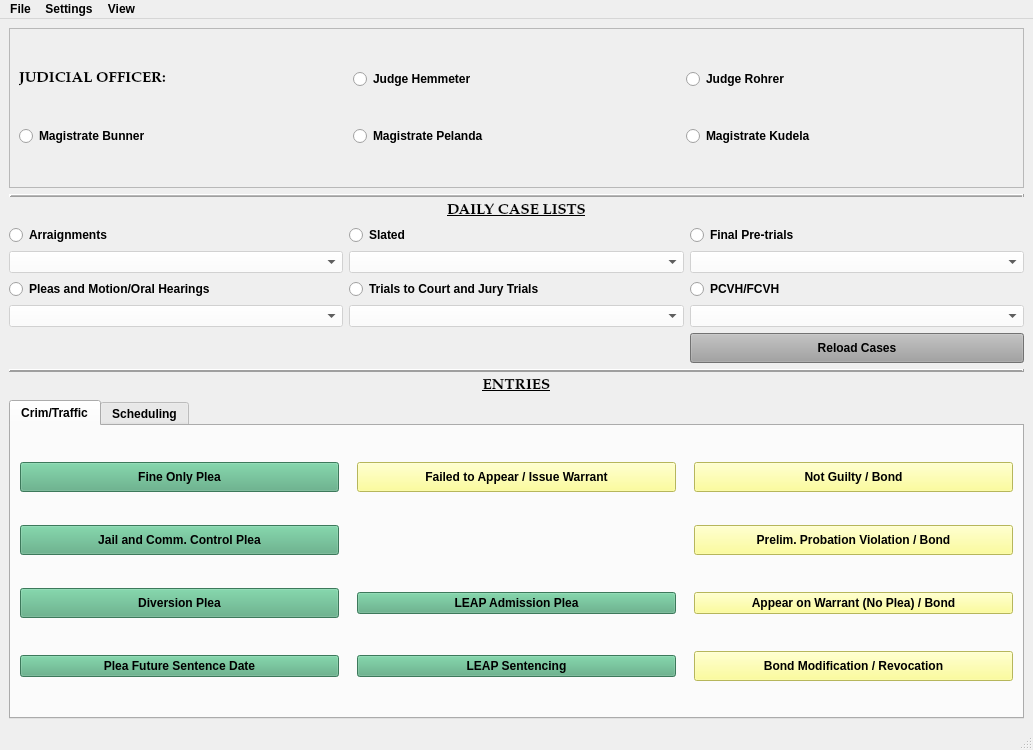
<?xml version="1.0" encoding="UTF-8"?>
<ui version="4.0">
 <class>MainWindow</class>
 <widget class="QMainWindow" name="MainWindow">
  <property name="geometry">
   <rect>
    <x>0</x>
    <y>0</y>
    <width>1033</width>
    <height>750</height>
   </rect>
  </property>
  <property name="minimumSize">
   <size>
    <width>860</width>
    <height>700</height>
   </size>
  </property>
  <property name="font">
   <font>
    <family>Palatino Linotype</family>
    <pointsize>11</pointsize>
    <weight>75</weight>
    <italic>false</italic>
    <bold>true</bold>
   </font>
  </property>
  <property name="windowTitle">
   <string>MuniEntry - ver 0.22.2</string>
  </property>
  <property name="styleSheet">
   <string notr="true">font: 75 11pt &quot;Palatino Linotype&quot;;
color: rgb(0, 0, 0);
selection-color: rgb(0, 0, 0);
font-weight: bold;</string>
  </property>
  <widget class="QWidget" name="centralwidget">
   <layout class="QGridLayout" name="gridLayout_6">
    <item row="0" column="0">
     <layout class="QGridLayout" name="gridLayout_5" rowstretch="1,1,1,1,0,2">
      <item row="2" column="0">
       <layout class="QGridLayout" name="gridLayout_3">
        <item row="5" column="2">
         <widget class="QPushButton" name="reload_cases_Button">
          <property name="minimumSize">
           <size>
            <width>120</width>
            <height>30</height>
           </size>
          </property>
          <property name="styleSheet">
           <string notr="true">background-color: rgb(160, 160, 160);</string>
          </property>
          <property name="text">
           <string>Reload Cases</string>
          </property>
         </widget>
        </item>
        <item row="1" column="2">
         <widget class="QRadioButton" name="final_pretrial_radioButton">
          <property name="text">
           <string>Final Pre-trials</string>
          </property>
         </widget>
        </item>
        <item row="0" column="0" colspan="3">
         <widget class="QLabel" name="label_3">
          <property name="font">
           <font>
            <family>Palatino Linotype</family>
            <pointsize>11</pointsize>
            <weight>75</weight>
            <italic>false</italic>
            <bold>true</bold>
            <underline>true</underline>
           </font>
          </property>
          <property name="text">
           <string>DAILY CASE LISTS</string>
          </property>
          <property name="alignment">
           <set>Qt::AlignCenter</set>
          </property>
         </widget>
        </item>
        <item row="4" column="0">
         <widget class="ExtendedComboBox" name="pleas_cases_box">
          <property name="enabled">
           <bool>false</bool>
          </property>
          <property name="styleSheet">
           <string notr="true">background-color: rgb(255, 255, 255);</string>
          </property>
          <property name="editable">
           <bool>false</bool>
          </property>
         </widget>
        </item>
        <item row="3" column="2">
         <widget class="QRadioButton" name="pcvh_fcvh_radioButton">
          <property name="text">
           <string>PCVH/FCVH</string>
          </property>
         </widget>
        </item>
        <item row="1" column="1">
         <widget class="QRadioButton" name="slated_radioButton">
          <property name="text">
           <string>Slated                                  </string>
          </property>
         </widget>
        </item>
        <item row="3" column="1">
         <widget class="QRadioButton" name="trials_to_court_radioButton">
          <property name="text">
           <string>Trials to Court and Jury Trials</string>
          </property>
         </widget>
        </item>
        <item row="4" column="1">
         <widget class="ExtendedComboBox" name="trials_to_court_cases_box">
          <property name="enabled">
           <bool>false</bool>
          </property>
          <property name="styleSheet">
           <string notr="true">background-color: rgb(255, 255, 255);</string>
          </property>
          <property name="editable">
           <bool>false</bool>
          </property>
         </widget>
        </item>
        <item row="4" column="2">
         <widget class="ExtendedComboBox" name="pcvh_fcvh_cases_box">
          <property name="enabled">
           <bool>false</bool>
          </property>
          <property name="styleSheet">
           <string notr="true">background-color: rgb(255, 255, 255);</string>
          </property>
          <property name="editable">
           <bool>false</bool>
          </property>
         </widget>
        </item>
        <item row="2" column="0">
         <widget class="ExtendedComboBox" name="arraignments_cases_box">
          <property name="enabled">
           <bool>false</bool>
          </property>
          <property name="styleSheet">
           <string notr="true">background-color: rgb(255, 255, 255);</string>
          </property>
          <property name="editable">
           <bool>false</bool>
          </property>
         </widget>
        </item>
        <item row="1" column="0">
         <widget class="QRadioButton" name="arraignments_radioButton">
          <property name="text">
           <string>Arraignments</string>
          </property>
         </widget>
        </item>
        <item row="2" column="1">
         <widget class="ExtendedComboBox" name="slated_cases_box">
          <property name="enabled">
           <bool>false</bool>
          </property>
          <property name="styleSheet">
           <string notr="true">background-color: rgb(255, 255, 255);</string>
          </property>
          <property name="editable">
           <bool>false</bool>
          </property>
         </widget>
        </item>
        <item row="2" column="2">
         <widget class="ExtendedComboBox" name="final_pretrial_cases_box">
          <property name="enabled">
           <bool>false</bool>
          </property>
          <property name="styleSheet">
           <string notr="true">background-color: rgb(255, 255, 255);</string>
          </property>
          <property name="editable">
           <bool>false</bool>
          </property>
         </widget>
        </item>
        <item row="3" column="0">
         <widget class="QRadioButton" name="pleas_radioButton">
          <property name="text">
           <string>Pleas and Motion/Oral Hearings</string>
          </property>
         </widget>
        </item>
       </layout>
      </item>
      <item row="0" column="0">
       <layout class="QGridLayout" name="judicial_officer_gridLayout">
        <item row="0" column="0">
         <widget class="QFrame" name="judicial_officer_frame">
          <property name="frameShape">
           <enum>QFrame::StyledPanel</enum>
          </property>
          <property name="frameShadow">
           <enum>QFrame::Raised</enum>
          </property>
          <layout class="QGridLayout" name="gridLayout">
           <item row="4" column="1">
            <widget class="QRadioButton" name="pelanda_radioButton">
             <property name="text">
              <string>Magistrate Pelanda</string>
             </property>
            </widget>
           </item>
           <item row="4" column="0">
            <widget class="QRadioButton" name="bunner_radioButton">
             <property name="text">
              <string>Magistrate Bunner</string>
             </property>
            </widget>
           </item>
           <item row="4" column="2">
            <widget class="QRadioButton" name="kudela_radioButton">
             <property name="text">
              <string>Magistrate Kudela</string>
             </property>
            </widget>
           </item>
           <item row="3" column="0">
            <widget class="QLabel" name="judicial_officer_label">
             <property name="font">
              <font>
               <family>Palatino Linotype</family>
               <pointsize>11</pointsize>
               <weight>75</weight>
               <italic>false</italic>
               <bold>true</bold>
              </font>
             </property>
             <property name="text">
              <string>JUDICIAL OFFICER:</string>
             </property>
            </widget>
           </item>
           <item row="3" column="1">
            <widget class="QRadioButton" name="hemmeter_radioButton">
             <property name="text">
              <string>Judge Hemmeter</string>
             </property>
            </widget>
           </item>
           <item row="3" column="2">
            <widget class="QRadioButton" name="rohrer_radioButton">
             <property name="text">
              <string>Judge Rohrer</string>
             </property>
            </widget>
           </item>
          </layout>
         </widget>
        </item>
       </layout>
      </item>
      <item row="1" column="0">
       <widget class="Line" name="line">
        <property name="frameShadow">
         <enum>QFrame::Raised</enum>
        </property>
        <property name="lineWidth">
         <number>2</number>
        </property>
        <property name="midLineWidth">
         <number>1</number>
        </property>
        <property name="orientation">
         <enum>Qt::Horizontal</enum>
        </property>
       </widget>
      </item>
      <item row="5" column="0">
       <widget class="QTabWidget" name="tabWidget">
        <property name="currentIndex">
         <number>0</number>
        </property>
        <widget class="QWidget" name="crimTab">
         <attribute name="title">
          <string>Crim/Traffic</string>
         </attribute>
         <layout class="QGridLayout" name="gridLayout_2" columnstretch="1,1,1">
          <property name="horizontalSpacing">
           <number>18</number>
          </property>
          <property name="verticalSpacing">
           <number>6</number>
          </property>
          <item row="2" column="2">
           <widget class="QPushButton" name="NoPleaBondButton">
            <property name="styleSheet">
             <string notr="true">background-color: rgb(255, 255, 127);</string>
            </property>
            <property name="text">
             <string>Appear on Warrant (No Plea) / Bond</string>
            </property>
           </widget>
          </item>
          <item row="1" column="2">
           <widget class="QPushButton" name="ProbationViolationBondButton">
            <property name="minimumSize">
             <size>
              <width>120</width>
              <height>30</height>
             </size>
            </property>
            <property name="styleSheet">
             <string notr="true">background-color: rgb(255, 255, 127);</string>
            </property>
            <property name="text">
             <string>Prelim. Probation Violation / Bond</string>
            </property>
           </widget>
          </item>
          <item row="0" column="0">
           <widget class="QPushButton" name="FineOnlyPleaButton">
            <property name="minimumSize">
             <size>
              <width>120</width>
              <height>30</height>
             </size>
            </property>
            <property name="styleSheet">
             <string notr="true">background-color: rgb(85, 170, 127);</string>
            </property>
            <property name="text">
             <string>Fine Only Plea</string>
            </property>
           </widget>
          </item>
          <item row="0" column="2">
           <widget class="QPushButton" name="NotGuiltyBondButton">
            <property name="minimumSize">
             <size>
              <width>120</width>
              <height>30</height>
             </size>
            </property>
            <property name="styleSheet">
             <string notr="true">background-color: rgb(255, 255, 127);</string>
            </property>
            <property name="text">
             <string>Not Guilty / Bond</string>
            </property>
           </widget>
          </item>
          <item row="0" column="1">
           <widget class="QPushButton" name="FailureToAppearButton">
            <property name="minimumSize">
             <size>
              <width>120</width>
              <height>30</height>
             </size>
            </property>
            <property name="styleSheet">
             <string notr="true">background-color: rgb(255, 255, 127);</string>
            </property>
            <property name="text">
             <string>Failed to Appear / Issue Warrant</string>
            </property>
           </widget>
          </item>
          <item row="1" column="0">
           <widget class="QPushButton" name="JailCCPleaButton">
            <property name="minimumSize">
             <size>
              <width>120</width>
              <height>30</height>
             </size>
            </property>
            <property name="styleSheet">
             <string notr="true">background-color: rgb(85, 170, 127);</string>
            </property>
            <property name="text">
             <string>Jail and Comm. Control Plea</string>
            </property>
           </widget>
          </item>
          <item row="3" column="2">
           <widget class="QPushButton" name="BondHearingButton">
            <property name="minimumSize">
             <size>
              <width>120</width>
              <height>30</height>
             </size>
            </property>
            <property name="styleSheet">
             <string notr="true">background-color: rgb(255, 255, 127);</string>
            </property>
            <property name="text">
             <string>Bond Modification / Revocation</string>
            </property>
           </widget>
          </item>
          <item row="2" column="0">
           <widget class="QPushButton" name="DiversionButton">
            <property name="minimumSize">
             <size>
              <width>120</width>
              <height>30</height>
             </size>
            </property>
            <property name="styleSheet">
             <string notr="true">background-color: rgb(85, 170, 127);</string>
            </property>
            <property name="text">
             <string>Diversion Plea</string>
            </property>
           </widget>
          </item>
          <item row="3" column="0">
           <widget class="QPushButton" name="PleaOnlyButton">
            <property name="styleSheet">
             <string notr="true">background-color: rgb(85, 170, 127);</string>
            </property>
            <property name="text">
             <string>Plea Future Sentence Date</string>
            </property>
           </widget>
          </item>
          <item row="3" column="1">
           <widget class="QPushButton" name="LeapSentencingButton">
            <property name="styleSheet">
             <string notr="true">background-color: rgb(85, 170, 127);</string>
            </property>
            <property name="text">
             <string>LEAP Sentencing</string>
            </property>
           </widget>
          </item>
          <item row="2" column="1">
           <widget class="QPushButton" name="LeapAdmissionButton">
            <property name="styleSheet">
             <string notr="true">background-color: rgb(85, 170, 127);</string>
            </property>
            <property name="text">
             <string>LEAP Admission Plea</string>
            </property>
           </widget>
          </item>
         </layout>
        </widget>
        <widget class="QWidget" name="schedulingTab">
         <attribute name="title">
          <string>Scheduling</string>
         </attribute>
         <layout class="QGridLayout" name="gridLayout_4" columnstretch="1,1,1">
          <item row="1" column="2">
           <widget class="QPushButton" name="pushButton_12">
            <property name="text">
             <string>PushButton</string>
            </property>
           </widget>
          </item>
          <item row="1" column="0">
           <widget class="QPushButton" name="rohrer_schedulingEntryButton">
            <property name="styleSheet">
             <string notr="true">background-color: rgb(85, 170, 255);</string>
            </property>
            <property name="text">
             <string>Rohrer Scheduling Entry</string>
            </property>
           </widget>
          </item>
          <item row="1" column="1">
           <widget class="QPushButton" name="hemmeter_schedulingEntryButton">
            <property name="styleSheet">
             <string notr="true">background-color: rgb(85, 170, 255);</string>
            </property>
            <property name="text">
             <string>Hemmeter Scheduling Entry</string>
            </property>
           </widget>
          </item>
         </layout>
        </widget>
       </widget>
      </item>
      <item row="3" column="0">
       <widget class="Line" name="line_2">
        <property name="frameShadow">
         <enum>QFrame::Raised</enum>
        </property>
        <property name="lineWidth">
         <number>2</number>
        </property>
        <property name="orientation">
         <enum>Qt::Horizontal</enum>
        </property>
       </widget>
      </item>
      <item row="4" column="0">
       <widget class="QLabel" name="label">
        <property name="maximumSize">
         <size>
          <width>16777215</width>
          <height>250</height>
         </size>
        </property>
        <property name="font">
         <font>
          <family>Palatino Linotype</family>
          <pointsize>11</pointsize>
          <weight>75</weight>
          <italic>false</italic>
          <bold>true</bold>
          <underline>true</underline>
         </font>
        </property>
        <property name="text">
         <string>ENTRIES</string>
        </property>
        <property name="alignment">
         <set>Qt::AlignCenter</set>
        </property>
       </widget>
      </item>
     </layout>
    </item>
   </layout>
  </widget>
  <widget class="QMenuBar" name="menubar">
   <property name="geometry">
    <rect>
     <x>0</x>
     <y>0</y>
     <width>1033</width>
     <height>27</height>
    </rect>
   </property>
   <widget class="QMenu" name="menuFile">
    <property name="title">
     <string>File</string>
    </property>
    <addaction name="actionOpen"/>
    <addaction name="actionOptions"/>
    <addaction name="actionExit"/>
    <addaction name="separator"/>
    <addaction name="menu_file_exit"/>
   </widget>
   <widget class="QMenu" name="menuSettings">
    <property name="title">
     <string>Settings</string>
    </property>
    <addaction name="actioncontrollers"/>
   </widget>
   <widget class="QMenu" name="menuView">
    <property name="title">
     <string>View</string>
    </property>
   </widget>
   <addaction name="menuFile"/>
   <addaction name="menuSettings"/>
   <addaction name="menuView"/>
  </widget>
  <widget class="QStatusBar" name="statusbar"/>
  <action name="actionOpen">
   <property name="text">
    <string>Open</string>
   </property>
  </action>
  <action name="actionOptions">
   <property name="text">
    <string>Options</string>
   </property>
  </action>
  <action name="actionExit">
   <property name="text">
    <string>Templates</string>
   </property>
  </action>
  <action name="menu_file_exit">
   <property name="text">
    <string>Exit</string>
   </property>
  </action>
  <action name="actionGeneral_Motion_Entry">
   <property name="text">
    <string>General Motion Entry</string>
   </property>
  </action>
  <action name="actionFail_to_Appear_Minor_Traffic_Offense">
   <property name="text">
    <string>Fail to Appear - Minor Traffic Offense</string>
   </property>
  </action>
  <action name="actionOmnibus_Motion_Form">
   <property name="text">
    <string>Omnibus Motion Form</string>
   </property>
  </action>
  <action name="actionJury_Instructions">
   <property name="text">
    <string>Jury Instructions</string>
   </property>
  </action>
  <action name="actioncontrollers">
   <property name="text">
    <string>controllers</string>
   </property>
  </action>
  <action name="actionTemplates">
   <property name="text">
    <string>Templates</string>
   </property>
  </action>
 </widget>
 <customwidgets>
  <customwidget>
   <class>ExtendedComboBox</class>
   <extends>QComboBox</extends>
   <header>.custom_widgets</header>
  </customwidget>
 </customwidgets>
 <tabstops>
  <tabstop>FineOnlyPleaButton</tabstop>
  <tabstop>FailureToAppearButton</tabstop>
  <tabstop>NotGuiltyBondButton</tabstop>
  <tabstop>JailCCPleaButton</tabstop>
  <tabstop>tabWidget</tabstop>
 </tabstops>
 <resources/>
 <connections/>
 <slots>
  <slot>pushButtonJuryInstructions()</slot>
  <slot>pushButtonTransferEntry()</slot>
  <slot>pushButtonVerdictForm()</slot>
  <slot>pushButtonOmnibusMotion()</slot>
  <slot>pushButtonDialog()</slot>
 </slots>
</ui>
